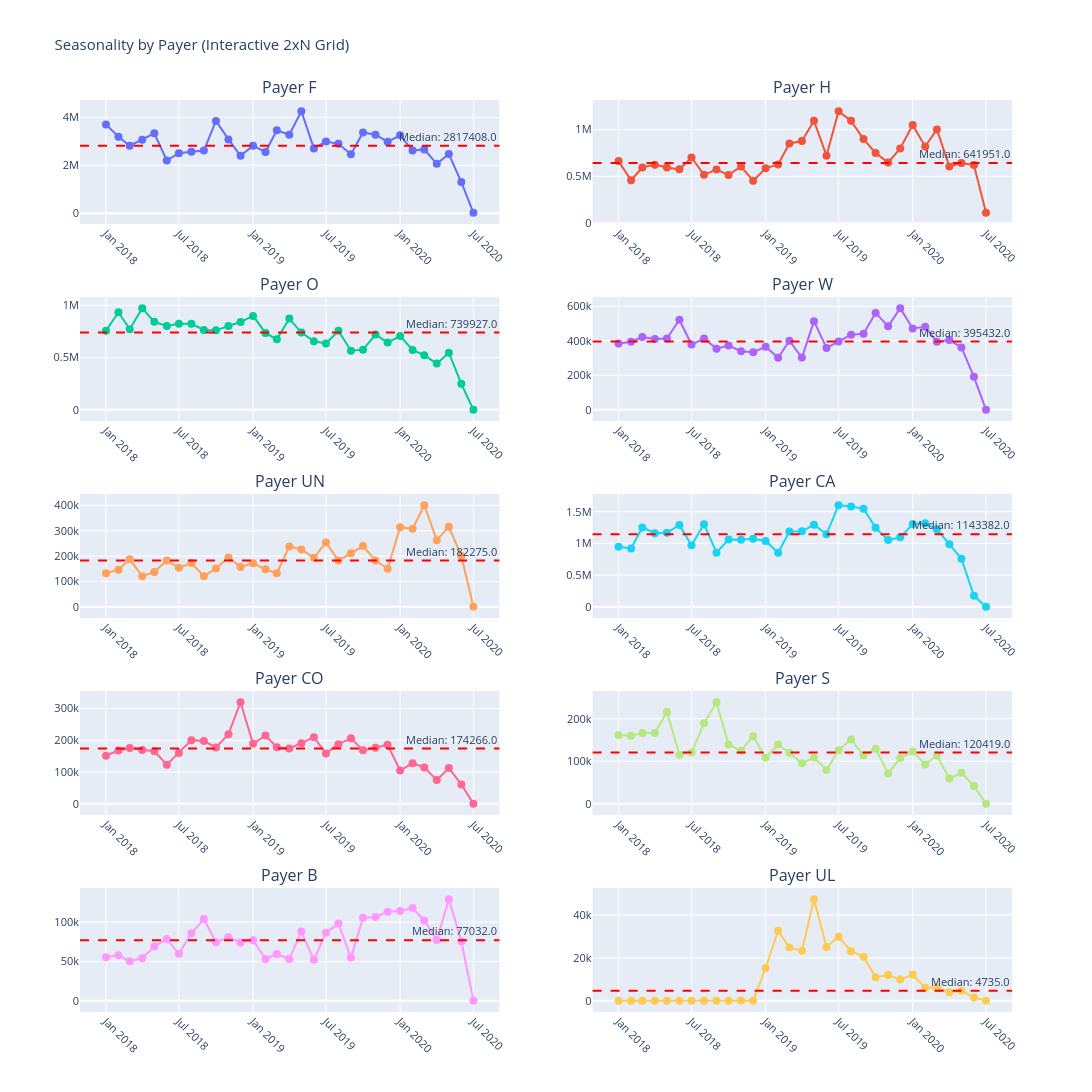

Write notebook code for a chart like this one.
### Code cell
payer_names = df['payer'].unique()
n_payers = len(payer_names)
cols = 2
rows = -(-n_payers // cols)  # Ceiling division

fig = make_subplots(rows=rows, cols=cols, 
                   subplot_titles=payer_names,
                   vertical_spacing=0.08)

for idx, payer in enumerate(payer_names):
    row = idx // cols + 1
    col = idx % cols + 1
    
    y1 = df_season_payers[payer]
    median_value = y1.median()
    
    fig.add_trace(go.Scatter(x=df_season_payers['month'], y=y1,
                            mode='lines+markers',
                            name=f'{payer} (median {median_value:.1f})',
                            showlegend=False,
                            marker=dict(size=8)), row=row, col=col)
    
    fig.add_hline(y=median_value, line_dash="dash", 
                  line_color="red", row=row, col=col,
                  annotation_text=f"Median: {median_value:.1f}")

fig.update_layout(height=300*rows, width=1200,
                 title_text="Seasonality by Payer (Interactive 2xN Grid)",
                 font=dict(size=11))
fig.update_xaxes(tickangle=45)
fig.show()
